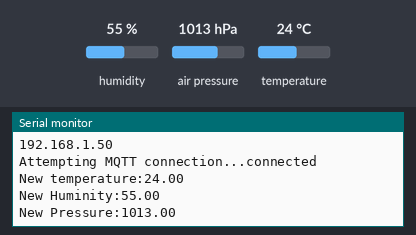
Bench run of a sketch on a simulated ESP8266 (NodeMCU). Shown: the last lines printed to the serial monitor. Inputs (shaded band) come from the test bench; at power-on: humidity 55 %, air pressure 1013 hPa, temperature 24 °C. WiFi joins after 1.5 s; servers stay silent unless stated; random numbers use the default seed unless the sketch sets one; no MQTT or app messages arrive unless stated.

Above: at 2.7 s.
2.8 s: humidity set to 22 %
At 4.8 s:
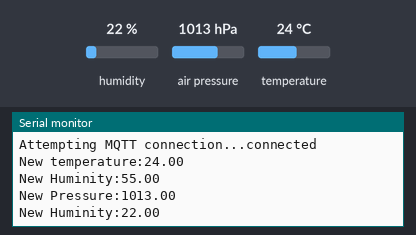
5.5 s: air pressure set to 952 hPa
At 6.3 s:
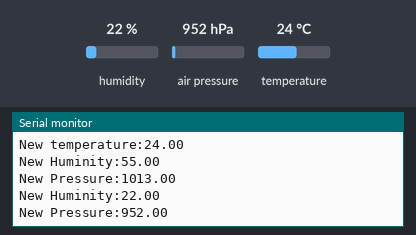
8.2 s: temperature set to 12 °C
At 10.7 s:
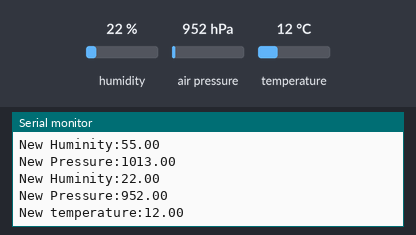

The sketch:

BME280_MQTT_ESP8266_V1.0.ino
```cpp
/*
Project:  BME280 Sensor data send over MQTT with a ESP8266 / NodeMCU
Author:   Thomas Edlinger for www.edistechlab.com
Date:     Created 19.10.2019
Version:  V1.0

Required libraries (sketch -> include library -> manage libraries)
 - ESP8266WiFi by Ivan Grokhotkov
 - PubSubClient by Nick ‘O Leary
 - BME280 and sensor library by Adafruit

Wirering:
BME280      NodeMCU
VCC         3.3V
GND         G
SCL         D1 / GPIO5
SDA         D2 / GPIO4
*/

#include <ESP8266WiFi.h>
#include <PubSubClient.h>
#include <Adafruit_Sensor.h>
#include <Adafruit_BME280.h>

#define wifi_ssid "Your_SSID"
#define wifi_password "Your_PW"

#define mqtt_server "Your_MQTT-server"
#define mqtt_user "your_username"
#define mqtt_password "your_password"

#define humidity_topic "esp1/humidity"
#define temperature_topic "esp1/temperature"
#define pressure_topic "esp1/pressure"

float temp = 0.0;
float hum = 0.0;
float pres = 0.0;
float diff = 1.0;

Adafruit_BME280 bme; // I2C
unsigned long delayTime;

WiFiClient espClient;
PubSubClient client(espClient);
long lastMsg = 0;
char msg[50];
int value = 0;

void setup() {
  Serial.begin(115200);
  setup_wifi();
  client.setServer(mqtt_server, 1883);

  while(!Serial);    // time to get serial running
    unsigned status;
    status = bme.begin();
    if (!status) {
        Serial.println("Could not find a valid BME280 sensor, check wiring, address, sensor ID!");
        while (1);
    }
    delayTime = 1000;
}

void loop() {
  if (!client.connected()) {
    reconnect();
  }
  client.loop();

  long now = millis();
  if (now - lastMsg > 2000) {
    lastMsg = now;
    getValues();
  }
}

void setup_wifi() {
  delay(10);
  // We start by connecting to a WiFi network
  Serial.println();
  Serial.print("Connecting to ");
  Serial.println(wifi_ssid);

  WiFi.begin(wifi_ssid, wifi_password);

  while (WiFi.status() != WL_CONNECTED) {
    delay(500);
    Serial.print(".");
  }
  Serial.println("");
  Serial.println("WiFi connected");
  Serial.println("IP address: ");
  Serial.println(WiFi.localIP());
}

bool checkBound(float newValue, float prevValue, float maxDiff) {
  return !isnan(newValue) &&
  (newValue < prevValue - maxDiff || newValue > prevValue + maxDiff);
}

void getValues() {
    float newPres = bme.readPressure() / 100.0F;
    float newTemp = bme.readTemperature();
    float newHum = bme.readHumidity();

    if (checkBound(newTemp, temp, diff)) {
      temp = newTemp;
      Serial.print("New temperature:");
      Serial.println(String(temp).c_str());
      client.publish(temperature_topic, String(temp).c_str(), true);
    }

    if (checkBound(newHum, hum, diff)) {
      hum = newHum;
      Serial.print("New Huminity:");
      Serial.println(String(hum).c_str());
      client.publish(humidity_topic, String(hum).c_str(), true);
    }

    if (checkBound(newPres, pres, diff)) {
      pres = newPres;
      Serial.print("New Pressure:");
      Serial.println(String(pres).c_str());
      client.publish(pressure_topic, String(pres).c_str(), true);
    }
}

void reconnect() {
  // Loop until we're reconnected
  while (!client.connected()) {
    Serial.print("Attempting MQTT connection...");
    // Create a random client ID
    String clientId = "ESP8266-";
    clientId += String(random(0xffff), HEX);
    // Attempt to connect
    if (client.connect(clientId.c_str(), mqtt_user, mqtt_password)) {
      Serial.println("connected");
      // Once connected, publish an announcement...
      client.publish("outTopic", "ESP01 alive");
      // ... and resubscribe
      client.subscribe("inTopic");
    } else {
        Serial.print("failed, rc=");
        Serial.print(client.state());
        Serial.println(" try again in 5 seconds");
        // Wait 5 seconds before retrying
        delay(5000);
      }
   }
}
```

Measured:
- after the input at 2.8 s, the serial monitor: prints a new line after 1.2 s (image 1)
- after the input at 5.5 s, the serial monitor: prints a new line after 0.51 s (image 2)
- after the input at 8.2 s, the serial monitor: prints a new line after 1.8 s (image 3)
